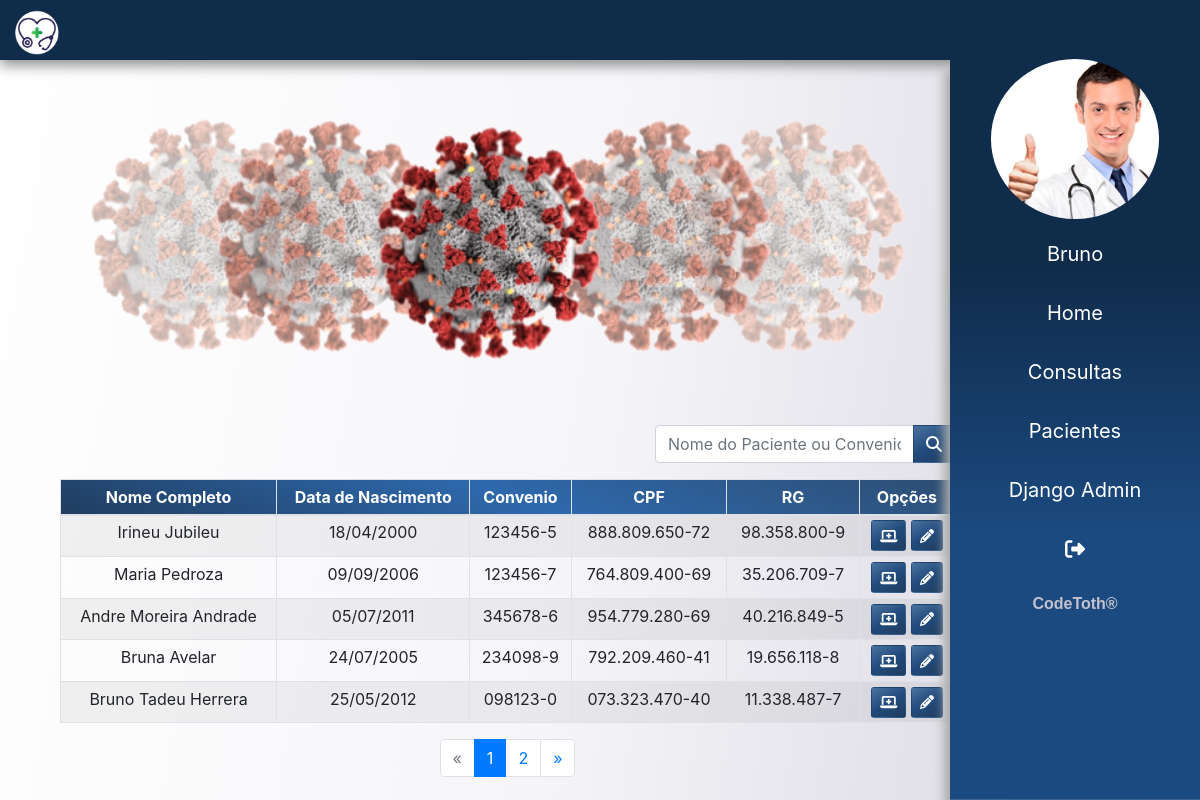
Page /pacientes/ (signed in) on the committed database.
### app/medico/models.py (models this page shows)
class Medico(models.Model):
    usuario = models.ForeignKey(User, on_delete=models.CASCADE)
    nome = models.CharField(max_length=150)
    sexo = models.CharField(max_length=1)
    data_nascimento = models.DateField()
    crm = models.CharField(max_length=20, unique=True)
    cpf = models.CharField(max_length=20, unique=True)
    rg = models.CharField(max_length=20, unique=True)
    email = models.EmailField()
    foto = models.ImageField(upload_to=f'fotos/{time.time()}', blank=True)

### app/paciente/models.py (models this page shows)
class Paciente(models.Model):
    nome = models.CharField(max_length=200)
    sexo = models.CharField(max_length=1)
    data_nascimento = models.DateField()
    cpf = models.CharField(max_length=20, unique=True)
    rg = models.CharField(max_length=20, unique=True)
    carteira_convenio = models.CharField(max_length=30, unique=True)
    peso = models.FloatField()
    altura = models.FloatField()
    endereco = models.CharField(max_length=250)
    end_num = models.IntegerField(max_length=10)
    complemento = models.CharField(max_length=50, blank=True)
    email = models.CharField(max_length=50)
    telefone = models.CharField(max_length=14)
    celular = models.CharField(max_length=15)

### app/paciente/views.py (the view)
# urls.py: path('', listar, name='conusultas')
@login_required(login_url='login')
def listar(request):
    dados =  get_dados(request)
    lst_pacientes = Paciente.objects.all()
    paginator = Paginator(lst_pacientes,5)
    page = request.GET.get('page')
    pacientes_por_pagina = paginator.get_page(page)
    dados['lst_pacientes'] = pacientes_por_pagina
    return render(request, 'paciente/lista_pacientes.html', dados)

### templates/paciente/lista_pacientes.html
{% extends 'base.html' %}
{% load static %}
{% block content %}
<main>
    {% include 'partials/_campanha.html' %}
    <section class="container">
        <div class="col-10">
            <div class="rowCustom mb-3">
                <div class="input-group">
                    <input type="text" class="form-control" placeholder="Nome do Paciente ou Convenio">
                    <div class="input-group-append">
                        <button class="btn btnCustom " type="button"><i class="fas fa-search"></i></button>
                    </div>
                </div>
            </div>
            <table class="table table-sm table-bordered table-striped text-center mx-auto" id="pacientes">
                <thead class="colorCustom">
                    <tr>
                        <th scope="col">Nome Completo</th>
                        <th scope="col">Data de Nascimento</th>
                        <th scope="col">Convenio</th>
                        <th scope="col">CPF</th>
                        <th scope="col">RG</th>
                        <th scope="col">Opções</th>
                    </tr>
                </thead>
                <tbody>
                    {% for paciente in lst_pacientes %}
                    <tr>
                        <th scope="row">{{ paciente.nome }}</th>
                        <td>{{ paciente.data_nascimento|date:"d/m/Y" }}</td>
                        <td> {{ paciente.carteira_convenio }} </td>
                        <td> {{ paciente.cpf }} </td>
                        <td> {{ paciente.rg }} </td>
                        <td>
                            <a href="{% url 'det_paciente' paciente.id %}" class="btn btnCustom btn-sm"> <i class="fas fa-laptop-medical"></i> </a>
                            <a href="{% url 'paciente' paciente.id %}" class="btn btnCustom btn-sm"> <i class="fas fa-pencil-alt"></i> </a>
                        </td>
                    </tr>
                    {% endfor %}
                </tbody>
            </table>
        </div>
        <div class="col-10">
            <nav aria-label="Page navigation example">
                {% if lst_pacientes.has_other_pages %}
                <ul class="pagination justify-content-center">
                    {% if lst_pacientes.has_previous %}
                    <li class="page-item">
                        <a class="page-link" href="?page={{ lst_pacientes.previous_page_number }}#pacientes" >&laquo;</a>
                    </li>
                    {% else %}
                    <li class="page-item disabled">
                        <a class="page-link">&laquo;</a>
                    </li>
                    {% endif %}
                    {% for pagina in lst_pacientes.paginator.page_range %}
                        {% if lst_pacientes.number == pagina %}
                        <li class="page-item active"> <a class="page-link">{{ pagina }}</a></li>
                        {% else %}
                        <li class="page-item">
                            <a href="?page={{ pagina }}#pacientes" class="page-link">{{ pagina }}</a>
                        </li>
                        {% endif %}
                    {% endfor %}
                    {% if lst_pacientes.has_next %}
                        <li class="page-item">
                            <a href="?page={{ lst_pacientes.next_page_number }}#pacientes" class="page-link">&raquo;</a>
                        </li>
                    {% else %}
                        <li class="page-item disabled">
                            <a class="page-link">&raquo;</a>
                        </li>
                    {% endif %}
                </ul>
                {% endif %}
            </nav>
        </div>
    </section>
</main>
{% endblock %}

### templates/partials/_sidebar.html
{% load static %}
<div class="sidebar">
    <div class="mb-2">
        <img src="{{ usuario.foto.url }}" class="img-fluid  mx-auto d-block" alt="">
    </div>
    <ul>
        <a href="#" style="text-transform: capitalize ;"> <li> {{ request.user}} </li></a>
        <a href="{% url 'dashboard' %}"> <li>  Home </li></a>
        <a href="{% url 'conusultas' %}"> <li>  Consultas </li></a>
        <a href="{% url 'pacientes' %}"> <li>  Pacientes </li></a>
        {% if user.username == 'bruno' %}
        <a href="{% url 'admin:index' %}" target="_blank"><li>  Django Admin </li></a>
        {% endif %}
        <a href="{% url 'logout' %}"><li><i class="fas fa-sign-out-alt"></i> </li></a>
    </ul>
    <div class="text-center pb-3" style="font-weight: bolder;width: 100%;color: #C4C2CD;font-family: 'Play', sans-serif; ">
        <span>CodeToth&#174;</span>
    </div>
</div>

### static/css/app.css (style rules this page uses)
body { background-attachment: fixed; background-size: cover; background-image: linear-gradient(100deg,rgba(255, 255, 255, .5), rgba(236, 234, 241, .5), rgba(213, 211, 222, 1.5)); }
.colorCustom { background: linear-gradient(200deg, #2d4d72, #2e69ad, #203d5f) ; color: #fff; font-weight: bold; }
.rowCustom { float: right !important; width: 300px !important; }
.btnCustom { background: linear-gradient(150deg, #4b73a1, #214b7c, #203d5f) ; transition: 0.1s all; color: #fff; }
.sidebar img { border-radius: 100% !important; height: 160px !important; }
.sidebar { right: 0; top: 3.7rem !important; bottom: 0; width: 250px; background-image: linear-gradient( #102c4b,#102c4b,#1B4A80 , #1B4A80); box-shadow: -5px 12px 10px 1px #aaaaaa; background-attachment: fixed; overflow: hidden; transition: 0.8s all; height: 100% !important; position: fixed; z-index: 1030 !important; }
.sidebar ul li { list-style: none; }
.sidebar ul li { margin-top: 5px; padding: 12px; text-decoration: none; color: rgb(255, 255, 255); width: 100%; font-size: 20px; text-align: center; display: block; transition: 0.6s all; }

### rows in the picture
Medico: foto (picture)
Paciente: nome "Irineu Jubileu", data_nascimento "18/04/2000", carteira_convenio "123456-5", cpf "888.809.650-72", rg "98.358.800-9"
Paciente: nome "Maria Pedroza", data_nascimento "09/09/2006", carteira_convenio "123456-7", cpf "764.809.400-69", rg "35.206.709-7"
Paciente: nome "Andre Moreira Andrade", data_nascimento "05/07/2011", carteira_convenio "345678-6", cpf "954.779.280-69", rg "40.216.849-5"
Paciente: nome "Bruna Avelar", data_nascimento "24/07/2005", carteira_convenio "234098-9", cpf "792.209.460-41", rg "19.656.118-8"
Paciente: nome "Bruno Tadeu Herrera", data_nascimento "25/05/2012", carteira_convenio "098123-0", cpf "073.323.470-40", rg "11.338.487-7"

### other values in the picture
{{ request.user }} "Bruno"
{{ pagina }} "1"
{{ pagina }} "2"
